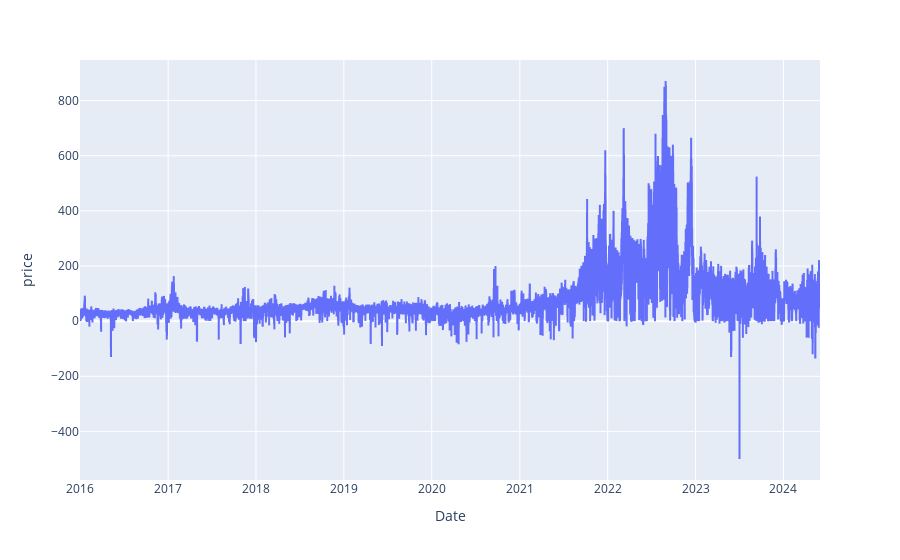

Write notebook code for a chart like this one.
### Code cell
#plot day ahead with plotly
import plotly.express as px
fig = px.line(day_ahead, x=day_ahead.index, y='price')
fig.show()

### Figure 1 — Plotly figure (JSON) as saved in the notebook; plotly's stock layout.template omitted (floating-point values rounded to 4 significant figures; data arrays with more than 128 entries replaced by an {"elided": "..."} marker saying what was removed)
{"data": [{"hovertemplate": "Date=%{x}<br>price=%{y}<extra></extra>", "legendgroup": "", "line": {"color": "#636efa", "dash": "solid"}, "marker": {"symbol": "circle"}, "mode": "lines", "name": "", "showlegend": false, "type": "scattergl", "x": {"elided": "73776 str values"}, "xaxis": "x", "y": {"elided": "73776 float values"}, "yaxis": "y"}], "layout": {"legend": {"tracegroupgap": 0}, "margin": {"t": 60}, "xaxis": {"anchor": "y", "domain": [0, 1], "title": {"text": "Date"}}, "yaxis": {"anchor": "x", "domain": [0, 1], "title": {"text": "price"}}}}
